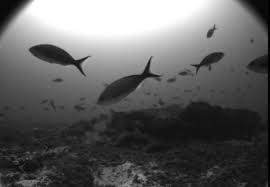
//> input picture images/index.jpeg, 270 x 187 px, given in place of the camera
$ ./kalman_tracker   (built with g++ and OpenCV 4)
//> lines starting //> are read from the running program, lines starting //| are printed output that depends on the picture
// Module "core"
#include <opencv2/core/core.hpp>

// Module "highgui"
#include <opencv2/highgui/highgui.hpp>

// Module "imgproc"
#include <opencv2/imgproc/imgproc.hpp>

// Module "video"
#include <opencv2/video/video.hpp>
#include <iostream>
#include <vector>

using namespace std;

// Color to be tracked
#define MIN_H_BLUE 200
#define MAX_H_BLUE 300


int main()
{
	// Camera frame
	cv::Mat frame;

	// Kalman Filter
	int stateSize = 6;
	int measSize = 4;
	int contrSize = 0;

	unsigned int type = CV_32F;
	cv::KalmanFilter kf(stateSize, measSize, contrSize, type);

	cv::Mat state(stateSize, 1, type);  // [x,y,v_x,v_y,w,h]
	cv::Mat meas(measSize, 1, type);    // [z_x,z_y,z_w,z_h]
    // The vector [x,y,v_x,v_y,w,h]

    // x, y: center point of the 物件
    // v_x, v_y: 速度 (pixel/sec)
    // w, h: size of the bounding box


    // The “measure vector” [z_x,z_y,z_w,z_h]

    // z_x, z_y: centroid of the 預測物件
    // z_w, z_h: size of the 預測物件


	//cv::Mat procNoise(stateSize, 1, type)
	// [E_x,E_y,E_v_x,E_v_y,E_w,E_h]

	// Transition State Matrix A
	// Note: set dT at each processing step!
	cv::setIdentity(kf.transitionMatrix);

	// Measure Matrix H
	// [ 1 0 0 0 0 0 ]
	// [ 0 1 0 0 0 0 ]
	// [ 0 0 0 0 1 0 ]
	// [ 0 0 0 0 0 1 ]
	kf.measurementMatrix = cv::Mat::zeros(measSize, stateSize, type);
	kf.measurementMatrix.at<float>(0) = 1.0f;
	kf.measurementMatrix.at<float>(7) = 1.0f;
	kf.measurementMatrix.at<float>(16) = 1.0f;
	kf.measurementMatrix.at<float>(23) = 1.0f;

	// Process Noise Covariance Matrix Q
	// [ Ex   0   0     0     0    0  ]
	// [ 0    Ey  0     0     0    0  ]
	// [ 0    0   Ev_x  0     0    0  ]
	// [ 0    0   0     Ev_y  0    0  ]
	// [ 0    0   0     0     Ew   0  ]
	// [ 0    0   0     0     0    Eh ]
	//cv::setIdentity(kf.processNoiseCov, cv::Scalar(1e-2));
	kf.processNoiseCov.at<float>(0) = 1e-2;
	kf.processNoiseCov.at<float>(7) = 1e-2;
	kf.processNoiseCov.at<float>(14) = 5.0f;
	kf.processNoiseCov.at<float>(21) = 5.0f;
	kf.processNoiseCov.at<float>(28) = 1e-2;
	kf.processNoiseCov.at<float>(35) = 1e-2;

	// Measures Noise Covariance Matrix R
	cv::setIdentity(kf.measurementNoiseCov, cv::Scalar(1e-1));
	// <<<< Kalman Filter >>>>

	// Camera Index
	int idx = 0;

	// Camera
	cv::VideoCapture cap("./video.mp4");

    if (!cap.open(idx))
    {
        cout << "Camera not connected.\n";
        return EXIT_FAILURE;
    }


	cap.set(CV_CAP_PROP_FRAME_WIDTH, 1024);
	cap.set(CV_CAP_PROP_FRAME_HEIGHT, 576);


	char ch = 0;

	double ticks = 0;
	bool found = false;

	int notFoundCount = 0;

    cout << "\nHit 'q' to exit...\n";


	while (ch != 'q' && ch != 'Q')
	{
		double precTick = ticks;
		ticks = (double)cv::getTickCount();

		double dT = (ticks - precTick) / cv::getTickFrequency(); //seconds

		// Frame acquisition
		cap >> frame;
//> frame is the input picture: 187 rows x 270 cols, CV_8UC3; min 0, max 255, mean 97.3
		cv::resize(frame, frame, cv::Size(1024, 576));
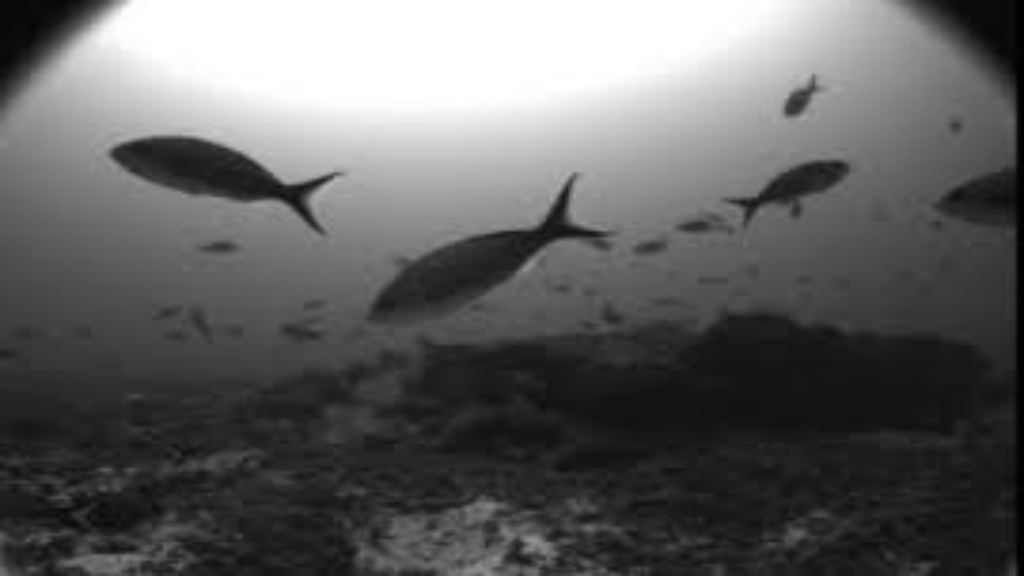
//> frame: 576 rows x 1024 cols, CV_8UC3; min 0, max 255, mean 97.2
		cv::flip(frame, frame, -1);
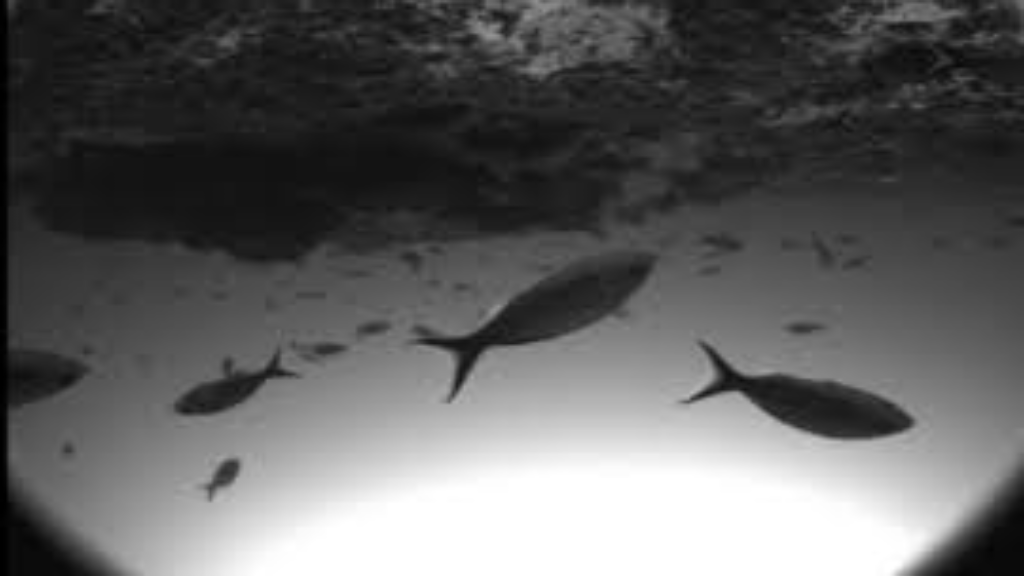
//> frame: 576 rows x 1024 cols, CV_8UC3; min 0, max 255, mean 97.2
		cv::Mat res;
		frame.copyTo(res);


        // Found 2nd Frame
		if (found)
		{
			// >>>> Matrix A
			kf.transitionMatrix.at<float>(2) = dT;
			kf.transitionMatrix.at<float>(9) = dT;
			// <<<< Matrix A

			cout << "dT:" << endl << dT << endl;

			state = kf.predict();
			cout << "State post:" << endl << state << endl;

			cv::Rect predRect;
			predRect.width = state.at<float>(4);
			predRect.height = state.at<float>(5);
			predRect.x = state.at<float>(0) - predRect.width / 2;
			predRect.y = state.at<float>(1) - predRect.height / 2;

			cv::Point center;
			center.x = state.at<float>(0);
			center.y = state.at<float>(1);
			cv::circle(res, center, 2, CV_RGB(255, 0, 0), -1);

			cv::rectangle(res, predRect, CV_RGB(255, 0, 0), 2);
		}

		// Noise smoothing
		cv::Mat blur;
		cv::GaussianBlur(frame, blur, cv::Size(5, 5), 3.0, 3.0);
		// <<<<< Noise smoothing  >>>>>

		// HSV conversion 選取顏色
		cv::Mat frmHsv;
		cv::cvtColor(blur, frmHsv, CV_BGR2HSV);
//> frmHsv: 576 rows x 1024 cols, CV_8UC3; mean H, S, V 0, 0, 97.2
		// <<<<< HSV conversion >>>>>>>

		cv::Mat mask1, mask2;
		cv::inRange(frmHsv, cv::Scalar(0, 70, 50), cv::Scalar(10, 255, 255), mask1);
//> mask1: 576 rows x 1024 cols, CV_8UC1; every value is 0
		cv::inRange(frmHsv, cv::Scalar(170, 70, 50), cv::Scalar(180, 255, 255), mask2);


		// Color Thresholding  取出對應的顏色色塊
		// Note: change parameters for different colors
		cv::Mat rangeRes = cv::Mat::zeros(frame.size(), CV_8UC1);


		rangeRes = mask1 | mask2;
		// <<<<< Color Thresholding  >>>>>>


		// Improving the result   消融 and 補強顏色
		cv::erode(rangeRes, rangeRes, cv::Mat(), cv::Point(-1, -1), 2);
		cv::dilate(rangeRes, rangeRes, cv::Mat(), cv::Point(-1, -1), 2);
		// <<<<< Improving the result >>>>>>

		// Thresholding viewing
		cv::imshow("Threshold", rangeRes);

		// >>>>> Contours detection
		vector<vector<cv::Point> > contours;
		cv::findContours(rangeRes, contours, CV_RETR_EXTERNAL,
			CV_CHAIN_APPROX_NONE);
//> contours = 0 contours
		// <<<<< Contours detection


		// >>>>> Filtering
		vector<vector<cv::Point> > rolls;
		vector<cv::Rect> rollsBox;
		for (size_t i = 0; i < contours.size(); i++)
		{
			cv::Rect bBox;
			bBox = cv::boundingRect(contours[i]);

			float ratio = (float)bBox.width / (float)bBox.height;


			// Searching for a bBox almost square

			if (bBox.area() >= 800)
			{
				rolls.push_back(contours[i]);
				rollsBox.push_back(bBox);
			}
		}
//> this loop made 0 passes
//> after the loop, rolls = 0 contours
		// <<<<< Filtering

		cout << "Animal rolls:" << rollsBox.size() << endl;
//| Animal rolls:0

		// >>>>> Detection result
		for (size_t i = 0; i < rolls.size(); i++)
		{
			cv::drawContours(res, rolls, i, CV_RGB(20, 150, 20), 1);
			cv::rectangle(res, rollsBox[i], CV_RGB(0, 255, 0), 2);

			cv::Point center;
			center.x = rollsBox[i].x + rollsBox[i].width / 2;
			center.y = rollsBox[i].y + rollsBox[i].height / 2;
			cv::circle(res, center, 2, CV_RGB(20, 150, 20), -1);

			stringstream sstr;
			sstr << "(" << center.x << "," << center.y << ")";
			cv::putText(res, sstr.str(),
				cv::Point(center.x + 3, center.y - 3),
				cv::FONT_HERSHEY_SIMPLEX, 0.5, CV_RGB(20, 150, 20), 2);
		}
		// <<<<< Detection result

		// >>>>> Kalman Update
//> (the run ends here: the program needs code that is not available in this run, at `if (balls.size() == 0)`)
